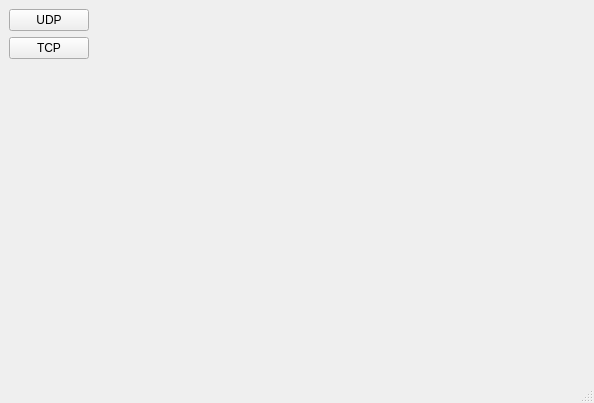
<?xml version="1.0" encoding="UTF-8"?>
<ui version="4.0">
 <class>MainWindow</class>
 <widget class="QMainWindow" name="MainWindow">
  <property name="geometry">
   <rect>
    <x>0</x>
    <y>0</y>
    <width>594</width>
    <height>403</height>
   </rect>
  </property>
  <property name="windowTitle">
   <string>MainWindow</string>
  </property>
  <widget class="QWidget" name="centralwidget">
   <layout class="QHBoxLayout" name="horizontalLayout">
    <item>
     <layout class="QVBoxLayout" name="verticalLayout_2">
      <property name="rightMargin">
       <number>0</number>
      </property>
      <item>
       <widget class="QPushButton" name="btn_UDP">
        <property name="text">
         <string>UDP</string>
        </property>
       </widget>
      </item>
      <item>
       <widget class="QPushButton" name="btn_TCP">
        <property name="text">
         <string>TCP</string>
        </property>
       </widget>
      </item>
      <item>
       <spacer name="verticalSpacer">
        <property name="orientation">
         <enum>Qt::Orientation::Vertical</enum>
        </property>
        <property name="sizeHint" stdset="0">
         <size>
          <width>20</width>
          <height>40</height>
         </size>
        </property>
       </spacer>
      </item>
     </layout>
    </item>
    <item>
     <widget class="QStackedWidget" name="stackedWidget">
      <property name="currentIndex">
       <number>0</number>
      </property>
      <widget class="UDPPage" name="page_udp"/>
      <widget class="QWidget" name="page_tcp"/>
     </widget>
    </item>
   </layout>
  </widget>
  <widget class="QMenuBar" name="menubar">
   <property name="geometry">
    <rect>
     <x>0</x>
     <y>0</y>
     <width>594</width>
     <height>18</height>
    </rect>
   </property>
  </widget>
  <widget class="QStatusBar" name="statusbar"/>
 </widget>
 <customwidgets>
  <customwidget>
   <class>UDPPage</class>
   <extends>QWidget</extends>
   <header location="global">../../../../UI/udp_page.h</header>
   <container>1</container>
  </customwidget>
 </customwidgets>
 <resources/>
 <connections/>
</ui>
